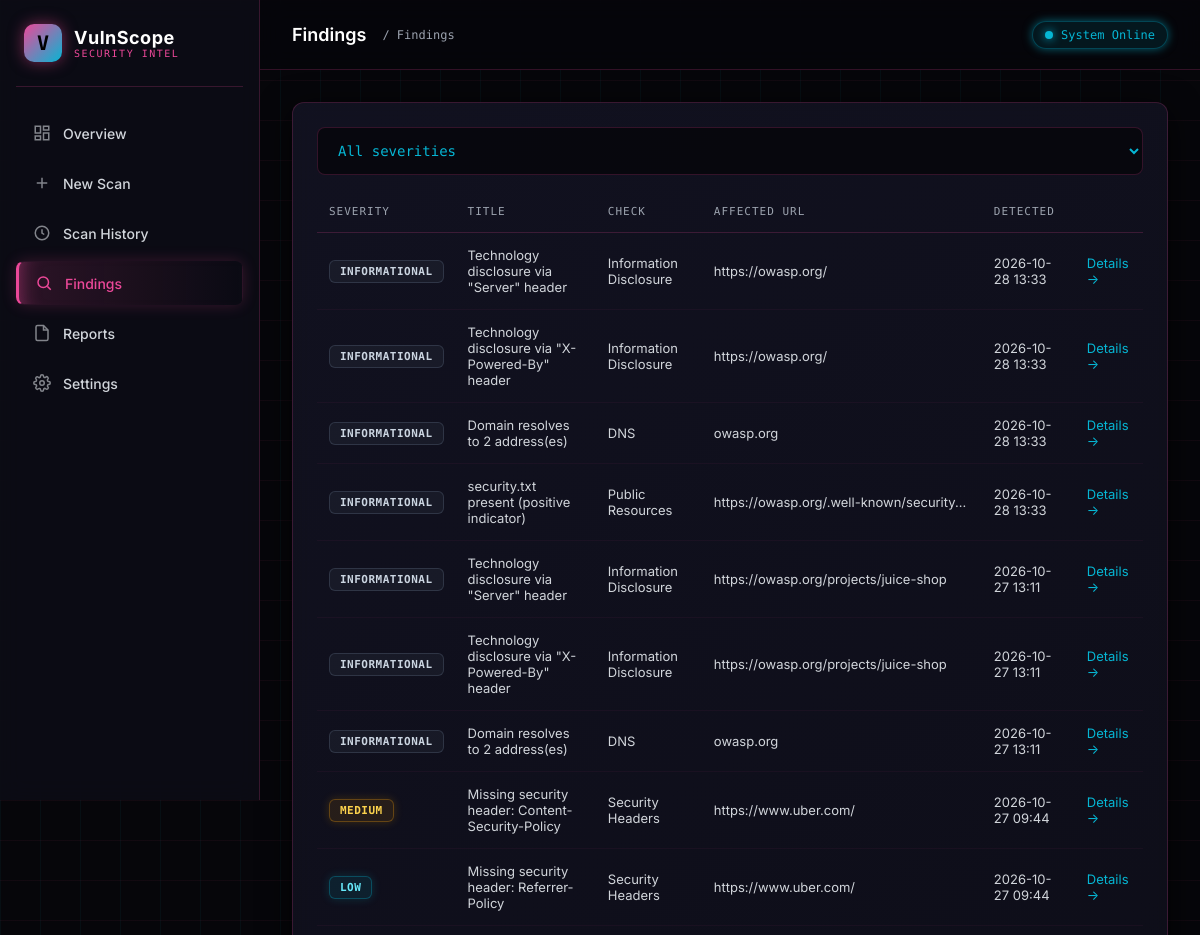
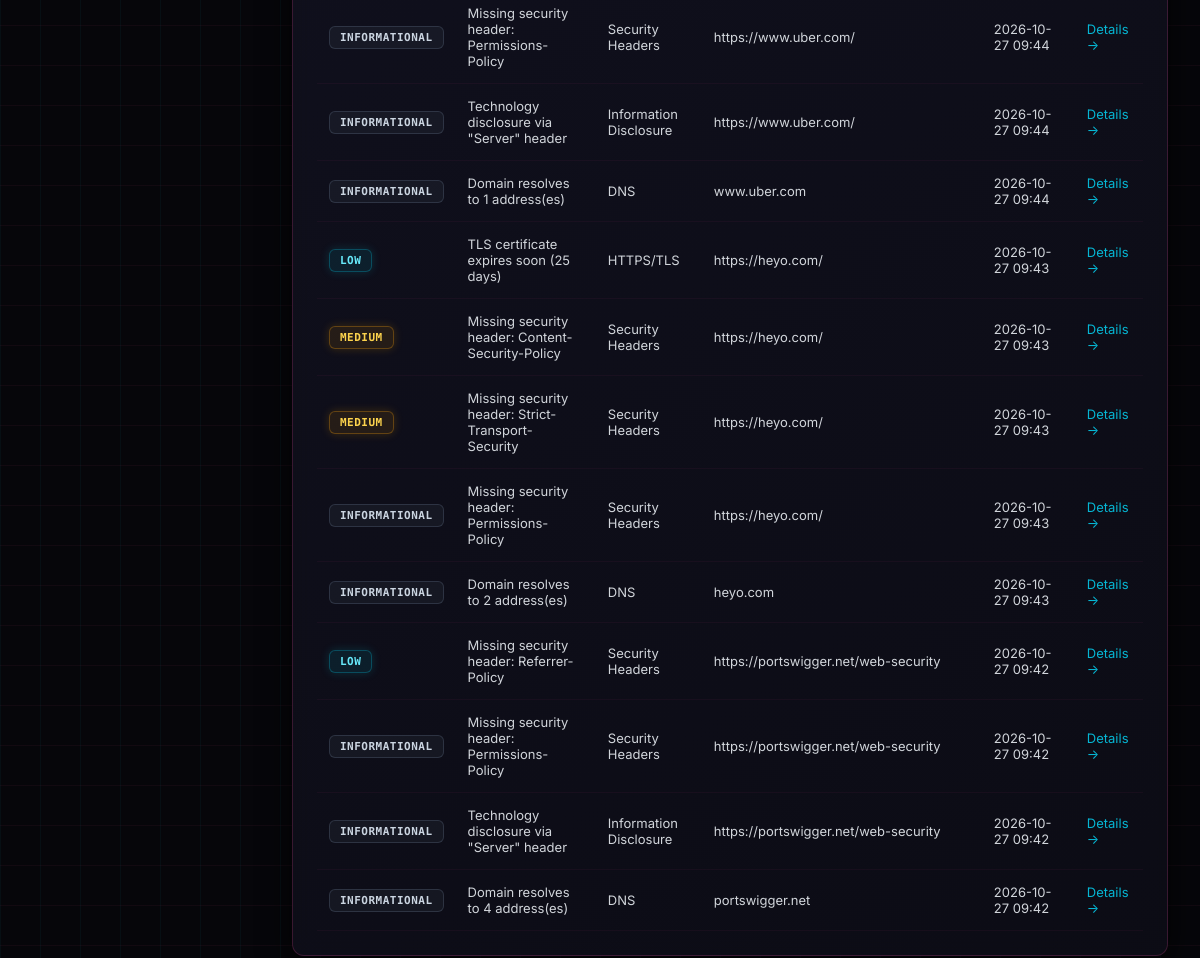
Page /findings on the committed database (2 pictures, top to bottom).
### models.py (models this page shows)
class Finding(db.Model):
    __tablename__ = 'findings'
    id = db.Column(db.Integer, primary_key=True)
    finding_id = db.Column(db.String(40), unique=True, nullable=False)
    scan_id = db.Column(db.Integer, db.ForeignKey('scans.id'), nullable=False)
    check_name = db.Column(db.String(80))
    title = db.Column(db.String(300))
    severity = db.Column(db.String(20))
    confidence = db.Column(db.String(20))
    affected_url = db.Column(db.String(500))
    evidence = db.Column(db.Text)
    explanation = db.Column(db.Text)
    remediation = db.Column(db.Text)
    detection_time = db.Column(db.DateTime, default=datetime.utcnow)
    SEVERITY_ORDER = {'critical': 5, 'high': 4, 'medium': 3, 'low': 2, 'informational': 1}

### blueprints/findings.py (the view)
@bp.route('/findings')
def list_findings():
    sev = request.args.get('severity')
    q = Finding.query
    if sev:
        q = q.filter(Finding.severity == sev)
    findings = q.order_by(Finding.detection_time.desc()).limit(200).all()
    return render_template('findings.html', findings=findings, sev=sev)

### templates/findings.html (shortened to what this page needs)
{% extends 'base.html' %}
{% block page_title %}Findings{% endblock %}
{% block breadcrumb %}/ Findings{% endblock %}
{% block content %}
<div class="card">
  <form method="get" style="margin-bottom:16px">
    <select name="severity" onchange="this.form.submit()">
      <option value="">All severities</option>
    </select>
  </form>
  {% if findings %}
  <table>
    <thead><tr><th>Severity</th><th>Title</th><th>Check</th><th>Affected URL</th><th>Detected</th><th></th></tr></thead>
    <tbody>
      {% for f in findings %}
      <tr>
        <td><span class="badge {{ f.severity }}">{{ f.severity }}</span></td>
        <td>{{ f.title }}</td>
        <td>{{ f.check_name }}</td>
        <td style="max-width:280px; overflow:hidden; text-overflow:ellipsis; white-space:nowrap">{{ f.affected_url }}</td>
        <td>{{ f.detection_time.strftime('%Y-%m-%d %H:%M') if f.detection_time }}</td>
        <td><a href="{{ url_for('findings.detail', finding_id=f.finding_id) }}">Details →</a></td>
      </tr>
      {% endfor %}
    </tbody>
  </table>
  {% else %}
  <div class="empty"><h3>No findings</h3><p>Run a scan to populate findings.</p></div>
  {% endif %}
</div>
{% endblock %}

### static/css/style.css (style rules this page uses)
:root { --bg-900: #06060a; --bg-800: #0d0d16; --bg-700: #131322; --border: rgba(236, 72, 153, 0.2); --text-100: #ffffff; --text-300: #d1d5db; --text-500: #9ca3af; --accent: #06b6d4; --accent-glow: rgba(6, 182, 212, 0.5); --accent-2: #ec4899; --pink-glow: rgba(236, 72, 153, 0.5); --success: #10b981; --warning: #f59e0b; --danger: #ef4444; --radius: 12px; --shadow: 0 8px 32px rgba(0, 0, 0, 0.8); }
* { box-sizing: border-box; margin: 0; padding: 0; }
body { font-family: 'Inter', system-ui, -apple-system, sans-serif; background-color: var(--bg-900); background-image: linear-gradient(rgba(236, 72, 153, 0.05) 1px, transparent 1px), linear-gradient(90deg, rgba(6, 182, 212, 0.05) 1px, transparent 1px); background-size: 40px 40px; color: var(--text-100); min-height: 100vh; }
a { color: var(--accent); text-decoration: none; transition: 0.2s; }
.card { background: linear-gradient(145deg, rgba(19, 19, 34, 0.9), rgba(13, 13, 22, 0.9)); border: 1px solid var(--border); border-radius: var(--radius); padding: 24px; box-shadow: var(--shadow); backdrop-filter: blur(10px); transition: transform 0.2s, border-color 0.2s, box-shadow 0.2s; }
input[type=text], input[type=url], select { width: 100%; padding: 14px 16px; background: rgba(6, 6, 10, 0.8); border: 1px solid var(--border); color: var(--accent); font-family: 'Fira Code', monospace; border-radius: 8px; font-size: 14px; transition: all 0.2s; }
table { width: 100%; border-collapse: collapse; font-size: 13px; }
th { text-align: left; padding: 14px 12px; color: var(--text-500); font-weight: 500; font-size: 11px; font-family: 'Fira Code', monospace; text-transform: uppercase; letter-spacing: 1px; border-bottom: 1px solid var(--border); }
td { padding: 14px 12px; border-bottom: 1px solid rgba(236, 72, 153, 0.05); color: var(--text-300); }
.badge { display: inline-block; padding: 4px 10px; border-radius: 6px; font-size: 11px; font-family: 'Fira Code', monospace; font-weight: 600; text-transform: uppercase; letter-spacing: 0.5px; }
.badge.medium { background: rgba(245,158,11,.1); color: #fcd34d; border: 1px solid rgba(245,158,11,.3); box-shadow: 0 0 10px rgba(245,158,11,.2); }
.badge.low { background: rgba(6,182,212,.1); color: #67e8f9; border: 1px solid rgba(6,182,212,.3); box-shadow: 0 0 10px rgba(6,182,212,.2); }
.badge.informational { background: rgba(100,116,139,.1); color: #cbd5e1; border: 1px solid rgba(100,116,139,.3); }

### rows in the picture
Finding: severity "INFORMATIONAL", title "Technology disclosure via \"Server\" header", check_name "Information Disclosure", affected_url "https://owasp.org/", detection_time "2026-10-28 13:33"
Finding: severity "INFORMATIONAL", title "Technology disclosure via \"X-Powered-By\" header", check_name "Information Disclosure", affected_url "https://owasp.org/", detection_time "2026-10-28 13:33"
Finding: severity "INFORMATIONAL", title "Domain resolves to 2 address(es)", check_name "DNS", affected_url "owasp.org", detection_time "2026-10-28 13:33"
Finding: severity "INFORMATIONAL", title "security.txt present (positive indicator)", check_name "Public Resources", affected_url "https://owasp.org/.well-known/security…", detection_time "2026-10-28 13:33"
Finding: severity "INFORMATIONAL", title "Technology disclosure via \"Server\" header", check_name "Information Disclosure", affected_url "https://owasp.org/projects/juice-shop", detection_time "2026-10-27 13:11"
Finding: severity "INFORMATIONAL", title "Technology disclosure via \"X-Powered-By\" header", check_name "Information Disclosure", affected_url "https://owasp.org/projects/juice-shop", detection_time "2026-10-27 13:11"
Finding: severity "INFORMATIONAL", title "Domain resolves to 2 address(es)", check_name "DNS", affected_url "owasp.org", detection_time "2026-10-27 13:11"
Finding: severity "MEDIUM", title "Missing security header: Content-Security-Policy", check_name "Security Headers", affected_url "https://www.uber.com/", detection_time "2026-10-27 09:44"
Finding: severity "LOW", title "Missing security header: Referrer-Policy", check_name "Security Headers", affected_url "https://www.uber.com/", detection_time "2026-10-27 09:44"
Finding: severity "INFORMATIONAL", title "Missing security header: Permissions-Policy", check_name "Security Headers", affected_url "https://www.uber.com/", detection_time "2026-10-27 09:44"
Finding: severity "INFORMATIONAL", title "Technology disclosure via \"Server\" header", check_name "Information Disclosure", affected_url "https://www.uber.com/", detection_time "2026-10-27 09:44"
Finding: severity "INFORMATIONAL", title "Domain resolves to 1 address(es)", check_name "DNS", affected_url "www.uber.com", detection_time "2026-10-27 09:44"
Finding: severity "LOW", title "TLS certificate expires soon (25 days)", check_name "HTTPS/TLS", affected_url "https://heyo.com/", detection_time "2026-10-27 09:43"
Finding: severity "MEDIUM", title "Missing security header: Content-Security-Policy", check_name "Security Headers", affected_url "https://heyo.com/", detection_time "2026-10-27 09:43"
Finding: severity "MEDIUM", title "Missing security header: Strict-Transport-Security", check_name "Security Headers", affected_url "https://heyo.com/", detection_time "2026-10-27 09:43"
Finding: severity "INFORMATIONAL", title "Missing security header: Permissions-Policy", check_name "Security Headers", affected_url "https://heyo.com/", detection_time "2026-10-27 09:43"
Finding: severity "INFORMATIONAL", title "Domain resolves to 2 address(es)", check_name "DNS", affected_url "heyo.com", detection_time "2026-10-27 09:43"
Finding: severity "LOW", title "Missing security header: Referrer-Policy", check_name "Security Headers", affected_url "https://portswigger.net/web-security", detection_time "2026-10-27 09:42"
Finding: severity "INFORMATIONAL", title "Missing security header: Permissions-Policy", check_name "Security Headers", affected_url "https://portswigger.net/web-security", detection_time "2026-10-27 09:42"
Finding: severity "INFORMATIONAL", title "Technology disclosure via \"Server\" header", check_name "Information Disclosure", affected_url "https://portswigger.net/web-security", detection_time "2026-10-27 09:42"
Finding: severity "INFORMATIONAL", title "Domain resolves to 4 address(es)", check_name "DNS", affected_url "portswigger.net", detection_time "2026-10-27 09:42"
